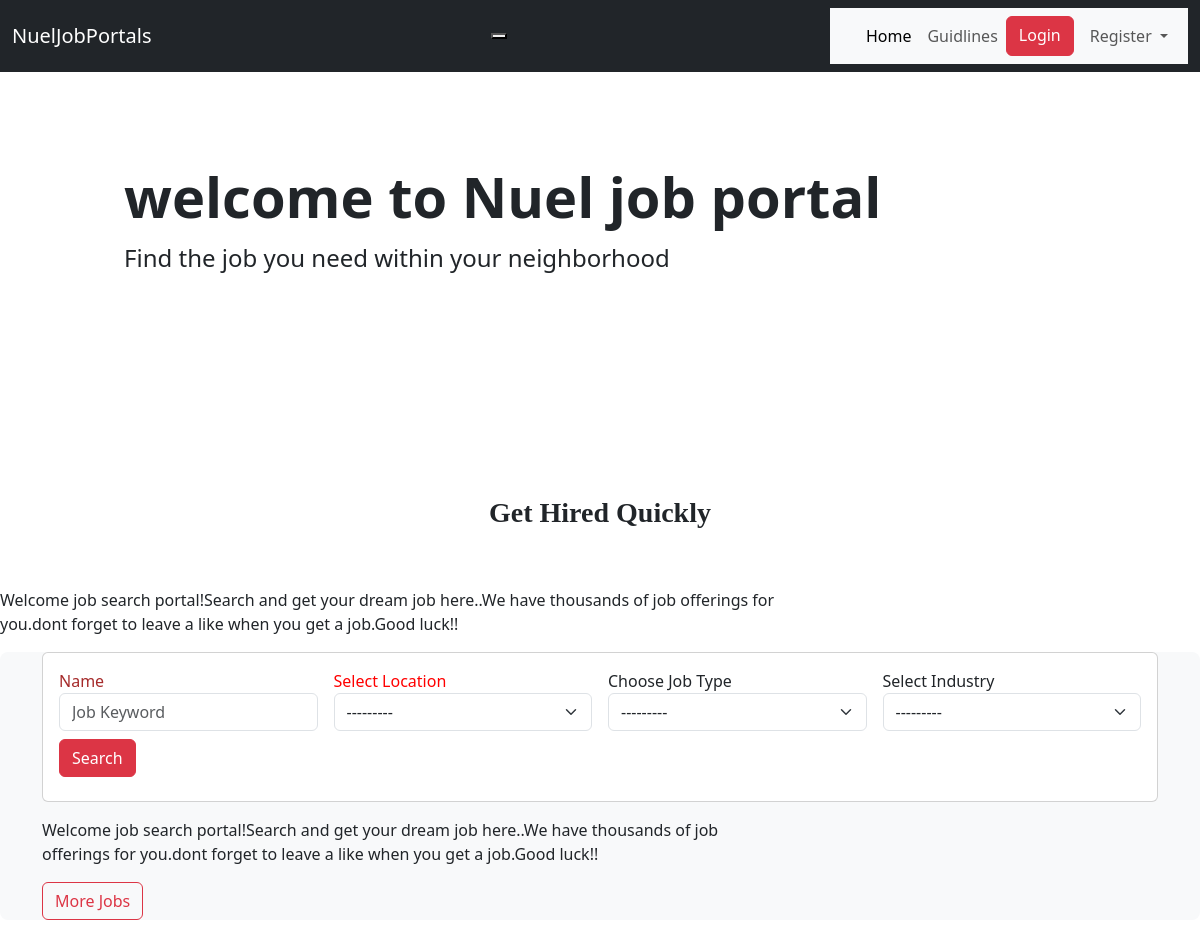
The app's page /, older data.
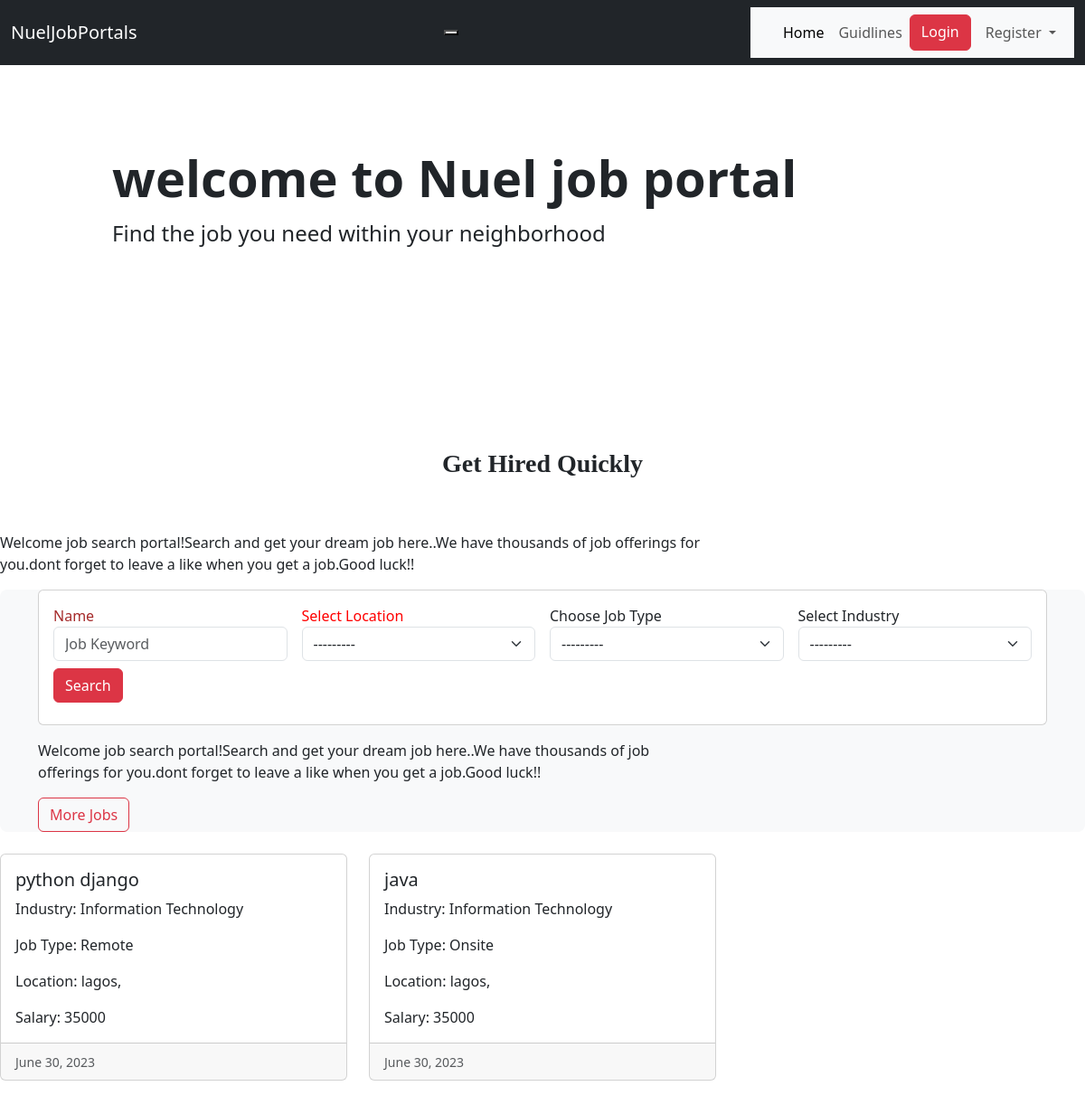
The same page, newer data.
### job/models.py (models this page shows, shortened)
class AvailableJobs(models.Model):
   job_type_choices=(
      ('Remote','Remote'),
      ('Onsite','Onsite'),
      ('Hybrid','Hybrid')
   )
   user = models.ForeignKey(User, on_delete=models.CASCADE)
   employers = models.ForeignKey(Employers, on_delete=models.CASCADE)
   title = models.CharField(max_length=200)
   city = models.CharField(max_length=200)
   location = models.ForeignKey(Location, on_delete=models.CASCADE,blank=True,null=True)
   salary = models.PositiveIntegerField(default=35000)
   requirements = models.TextField()
   ideal_candidate =models.TextField()
   is_available =models.BooleanField(default=True)
   date_created = models.DateField(auto_now_add = True, null=True, blank=True)
   created_on = models.DateTimeField(auto_now_add = True, null=True, blank=True)
   industry = models.ForeignKey(Industry, on_delete=models.CASCADE,blank=True,null=True)
   job_type= models.CharField(max_length=200,choices=job_type_choices,null=True,blank=True)
   class Meta:
      verbose_name_plural='AvailableJobs'
      ordering = ['-date_created']

class Industry(models.Model):
   name = models.CharField(max_length=200)
   def __str__(self):
      return self.name

### products/views.py (the view)
# urls.py: path('', views.index, name='home'),
def index(request):
    filter = JobFilter(request.GET, queryset=AvailableJobs.objects.filter(is_available=True).order_by('-date_created'))
    context={'filter':filter}
    return render(request,'general/index.html',context)

### job/models.py (called while the page is built)
   def __str__(self):
      return self.name

### templates/general/index.html (shortened to what this page needs)
{% extends 'layouts/base.html' %}
{% block content %}
{% load widget_tweaks %}
{% load humanize %}
<h2 class="disply-5 fw-bold">Get Hired Quickly</h2><br>
<p class="col-md-8 fs-6 mt-3">
    Welcome job search portal!Search and get your dream job here..We have thousands of job offerings for you.dont forget to leave a like when you get a job.Good luck!!
</p>
<section>
    <div class="mb-4 bg-light rounded-3">
        <div class="container">
                <div class="card">
                    <div class="card-body">
                        <form class="row gy-2 gx-3 align-items-center" method="GET">
                            <div class="col-sm-3">
                                <label for="" class="" for="autoSizingInput" style="color: brown;">Name</label>
                                {% render_field filter.form.title class="form-control" id="autoSizingInput" placeholder="Job Keyword" %}
                                </div>
                                <div class="col-sm-3">
                                    <label for="autoSizingInput" class="" for="autoSizingInput" style="color: red;">Select Location</label>
                                    {% render_field filter.form.location class="form-select"  placeholder="Job Keyword" %}
                                </div>
                                <div class="col-sm-3">
                                    <label for=""  for="autoSizingInput">Choose Job Type</label>
                                    {% render_field filter.form.job_type class="form-select" %}
                                </div>
                                <div class="col-sm-3">
                                    <label for=""  for="autoSizingInput">Select Industry</label>
                                    {% render_field filter.form.industry class="form-select" %}
                                </div>
                                <div class="col-auto">
                                    <button type="submit" class="btn btn-danger">Search</button>
                                </div>
                        </form>
                        </div>
                    </div>
                    <p class="col-md-8 fs-6 mt-3">
                        Welcome job search portal!Search and get your dream job here..We have thousands of job offerings for you.dont forget to leave a like when you get a job.Good luck!!
                    </p>
                    <a href="{% url 'products:job-list' %}"  class="btn btn-outline-danger">More Jobs</a>
                </div>
    </div>
</section>
<div class="row row-cols-1 row-cols-md-3 g-4">
    {% for job in filter.qs %}
    <div class="col">
        <a href="{% url 'products:job-details' job.pk %}">
        <div class="card h-100">
            <div class="card-body">
                <h5 class="card-title">{{ job.title }}</h5>
                    <p class="card-text">Industry: {{ job.industry }}</p>
                    <p class="card-text">Job Type: {{ job.job_type }}</p>
                    <p class="card-text">Location: {{ job.city }}, {{ job.state }}</p>
                    <p class="card-text">Salary: {{ job.salary }}</p>
            </div>
            <div class="card-footer">
                <small class="text-muted">{{ job.date_created }}</small>
            </div>
        </div>
        </a>
    </div>
    {% endfor %}
</div>
{% endblock %}

Row changes from the older to the newer data that the page shows:
added AvailableJobs: title "python django", industry "Information Technology", job_type "Remote", city "lagos", salary "35000", date_created "June 30, 2023"
added AvailableJobs: title "java", industry "Information Technology", job_type "Onsite", city "lagos", salary "35000", date_created "June 30, 2023"
